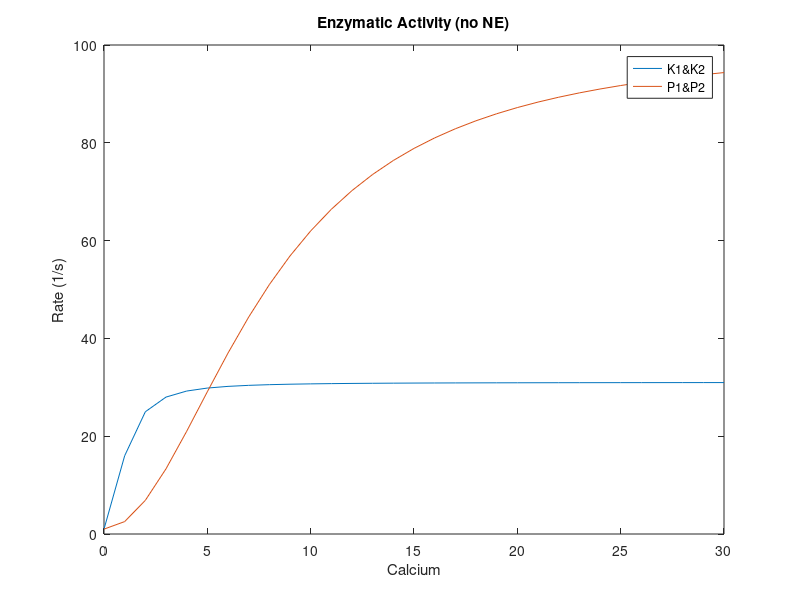
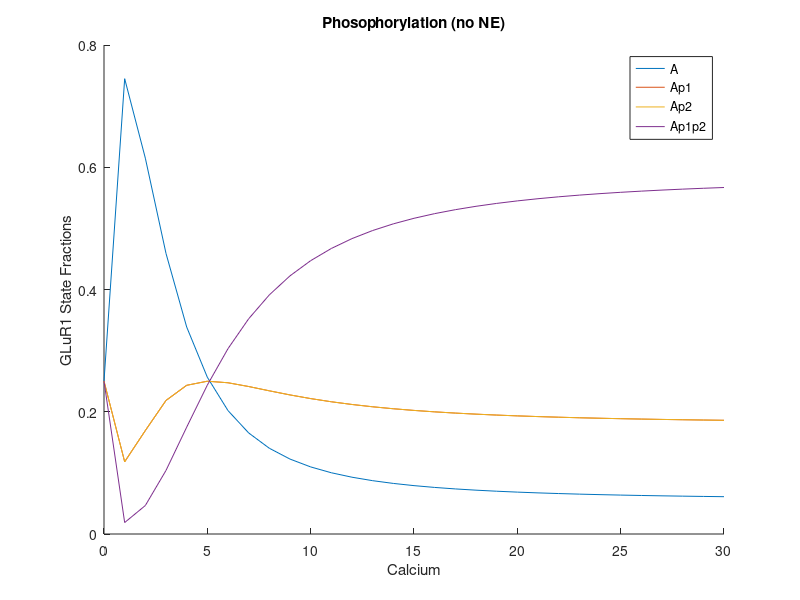
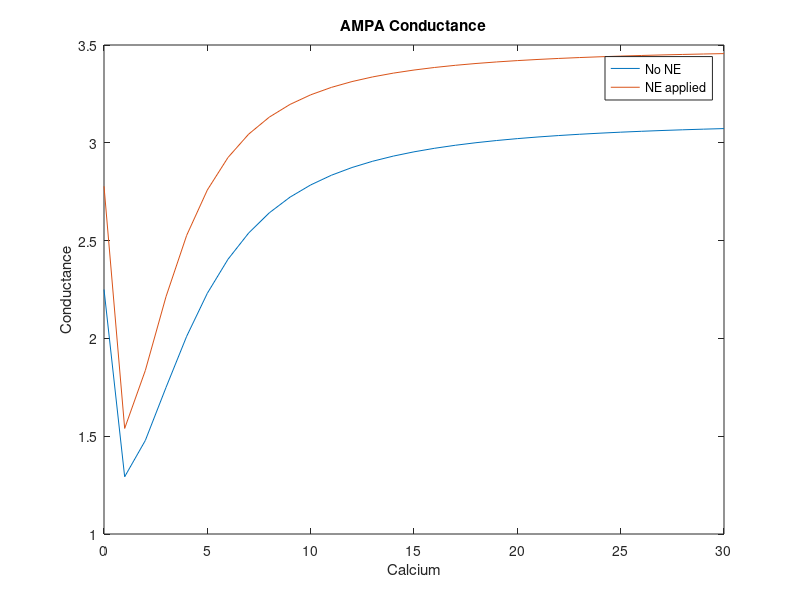
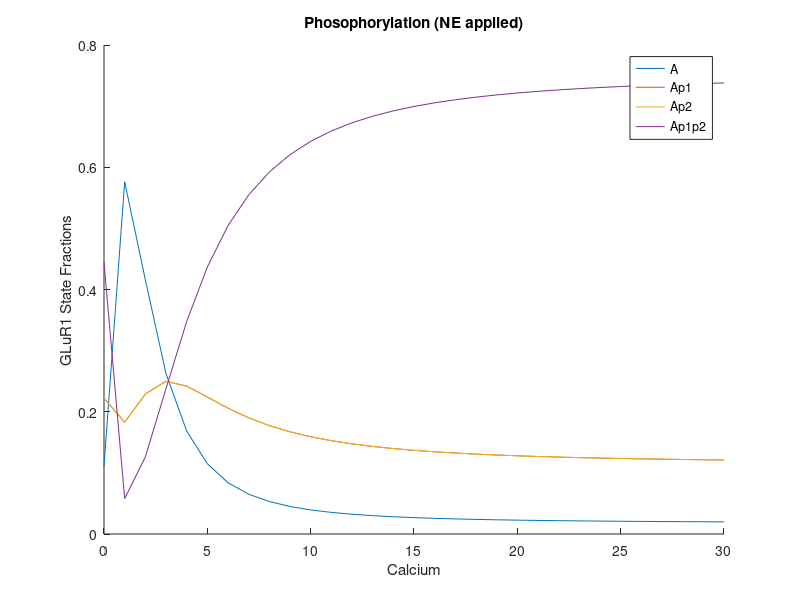

Recreate these plots in MATLAB, in order.
% 
clear all
close all
clc

% Constants
% Defined according to Shouval 2001
f = 100;            % [Hz] Stimulation frequency
tauCa = 1;          % Decay time constant of Ca2+ in spine
tauf = 1;           % Fast: Time constant of Ca2+ current thru NMDAR
taus = 1;           % Slow: Time constant of Ca2+ current thru NMDAR
Mg = 1;             % [mM] Magnesium concentration 
Vr = 130;           % [mV] Reversal potential of Ca2+
a1 = (100-0)/(30-(-70));         % 1 [Hz/mV] Proportionality constant relating stim frequency to voltage
b = -70;                         % [mV] Y-intercept of V(f) curve

V = @(f) a1.*f + b;              % [mV] Postsynaptic potential
%Nf = func of fast NMDA rec;             % Fast: Magnitude of Ca2+ current thru NMDAR
%Ns = func of slow NMDA rec;             % Slow: Magnitude of Ca2+ current thru NMDAR
Nf = 1; Ns = 1;

v = V(f);

B = @(V) 1./(1 + exp(-0.062*V).*(Mg/3.57));
H = @(V) B(V).*(V-Vr);
Gnmda = tauCa.*(tauf.*Nf + taus.*Ns);   % Gain of Ca2+ influx thru NMDA rec. They use 
                                        % Gnmda = 0.01 and 0.03

CaSS = H(v).*f.*Gnmda;
%%
%Functions for phosphotase and kinase rates
EK = @(ca) 1+100.*(ca.^2)./(64 + (ca.^2));
EP = @(ca) 1+30.*(ca.^2)./(1+(ca.^2));

%Plot rates
ca = 0:30;
EP1 = EP(ca);
EP2 = EP1;
EK1 = EK(ca);
EK2 = EK1;
figure(1);
plot(ca, EP1, ca, EK1);
legend('K1&K2', 'P1&P2', 'Location', 'Best');
xlabel('Calcium'); ylabel('Rate (1/s)');
title('Enzymatic Activity (no NE)');

%Calculate and plot fraction in each state
A = (EP1.*EP2)./((EK2+EP2).*(EK1+EP1));
Ap1 = EK1.*EP2./((EK2+EP2).*(EK1+EP1));
Ap2 = EK2.*EP1./((EK2+EP2).*(EK1+EP1));
Ap1p2 = (EK1.*EK2)./((EK2+EP2).*(EK1+EP1));

figure(2); hold on;
plot(ca, A, ca, Ap1, ca,Ap2, ca, Ap1p2);
legend('A', 'Ap1', 'Ap2', 'Ap1p2', 'Location', 'Best');
xlabel('Calcium'); ylabel('GLuR1 State Fractions');
title('Phosophorylation (no NE)');

%Model ampa conducatance (matches experimental)
gampa = A + 2*(Ap1+Ap2) + 4*(Ap1p2);

figure(3); 
plot(ca, gampa);
xlabel('Calcium'); ylabel('Conductance');
title('AMPA Conductance');

%% Increase norepinephrine

EK2 = EK2.*2; %Activation of CaMKII increases rate of phosphorylation of ser831
EP1 = EP1./2; %Activation of PKA increases mean open time - decrease EP1

%Recalculate fraction in states
A = (EP1.*EP2)./((EK2+EP2).*(EK1+EP1));
Ap1 = EK1.*EP2./((EK2+EP2).*(EK1+EP1));
Ap2 = EK2.*EP1./((EK2+EP2).*(EK1+EP1));
Ap1p2 = (EK1.*EK2)./((EK2+EP2).*(EK1+EP1));

figure(4); hold on;
plot(ca, A, ca, Ap1, ca,Ap2, ca, Ap1p2);
legend('A', 'Ap1', 'Ap2', 'Ap1p2', 'Location', 'Best');
xlabel('Calcium'); ylabel('GLuR1 State Fractions');
title('Phosophorylation (NE applied)');

%recalculate ampa conducatance
gampa = A + 2*(Ap1+Ap2) + 4*(Ap1p2);

%plot augmented ampa conductance 
figure(3); hold on;
plot(ca, gampa);
legend('No NE', 'NE applied', 'Location', 'Best');
